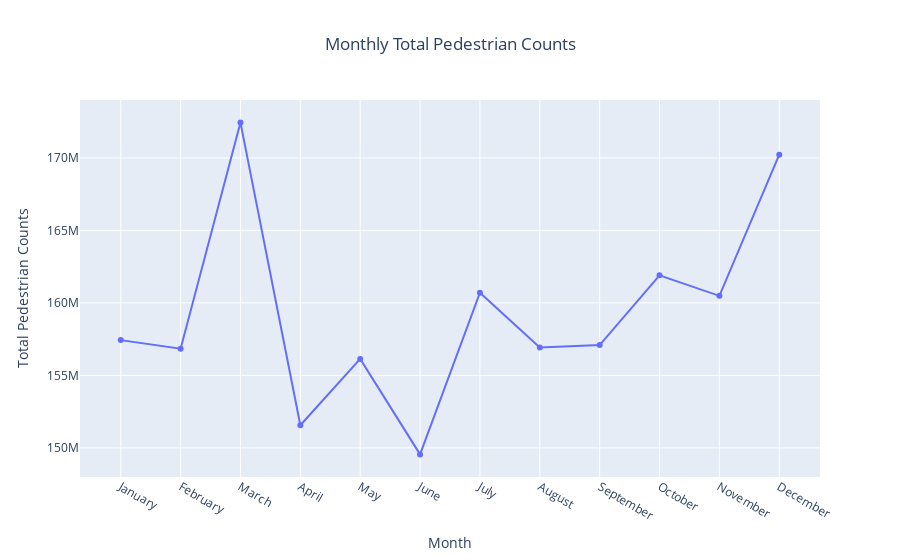

The notebook cell this image was saved under:
### Markdown cell above
#### __*Hot Tip:*__ Always title your plots!

### Code cell
# Improve accessability of the plot with title and better y-axis label

figure = px.line(
    sorted_months_2019_df, 
    x="Month", 
    y="Hourly_Counts", 
    title="Monthly Total Pedestrian Counts"
)
figure.update_traces(mode='lines+markers')
figure.update_layout(yaxis_title="Total Pedestrian Counts", title_x=0.5)

### Figure 1 — Plotly figure (JSON) as saved in the notebook; plotly's stock layout.template omitted (floating-point values rounded to 4 significant figures)
{"data": [{"hovertemplate": "Month=%{x}<br>Hourly_Counts=%{y}<extra></extra>", "legendgroup": "", "line": {"color": "#636efa", "dash": "solid"}, "mode": "lines+markers", "name": "", "orientation": "v", "showlegend": false, "type": "scatter", "x": ["January", "February", "March", "April", "May", "June", "July", "August", "September", "October", "November", "December"], "xaxis": "x", "y": [157435313, 156843588, 172436211, 151564562, 156137355, 149554005, 160708146, 156924169, 157093637, 161901572, 160487798, 170223773], "yaxis": "y"}], "layout": {"autosize": true, "legend": {"tracegroupgap": 0}, "title": {"text": "Monthly Total Pedestrian Counts", "x": 0.5}, "xaxis": {"anchor": "y", "autorange": true, "domain": [0, 1], "range": [-0.6917, 11.69], "title": {"text": "Month"}, "type": "category"}, "yaxis": {"anchor": "x", "autorange": true, "domain": [0, 1], "range": [147900000.0, 174100000.0], "title": {"text": "Total Pedestrian Counts"}, "type": "linear"}}}
